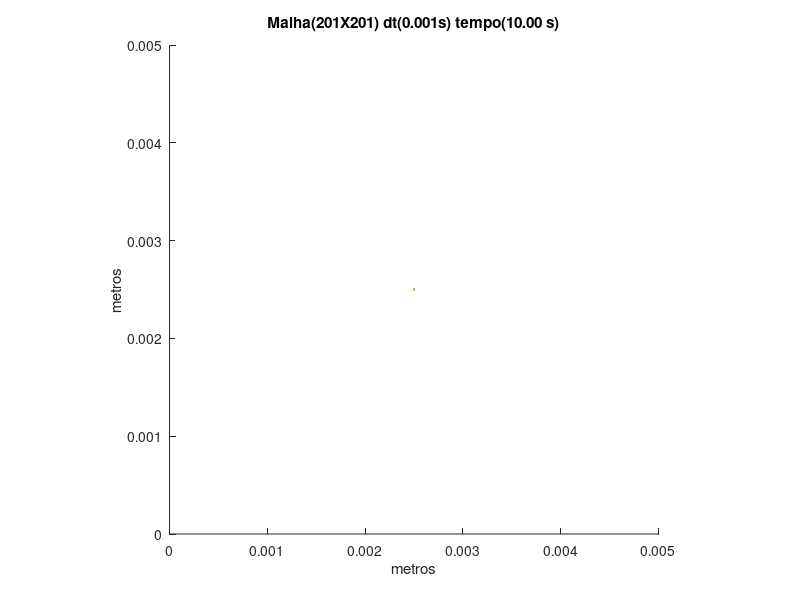

The MATLAB script that drew this image:
set (gca,'PlotBoxAspectRatio',[1 1 1],'Xlim',[0,0.005],'Ylim',[0,0.005])
hold on
title('Malha(201X201) dt(0.001s) tempo(10.00 s)')
hold on
ylabel('metros')
hold on
xlabel('metros')
hold on

fill([0.00248756218905473 0.00248756218905473 0.00251243781094527 0.00251243781094527],[0.00248756218905473 0.00251243781094527 0.00251243781094527 0.00248756218905473],[0.8,0.7,0.4],'LineStyle','none')
